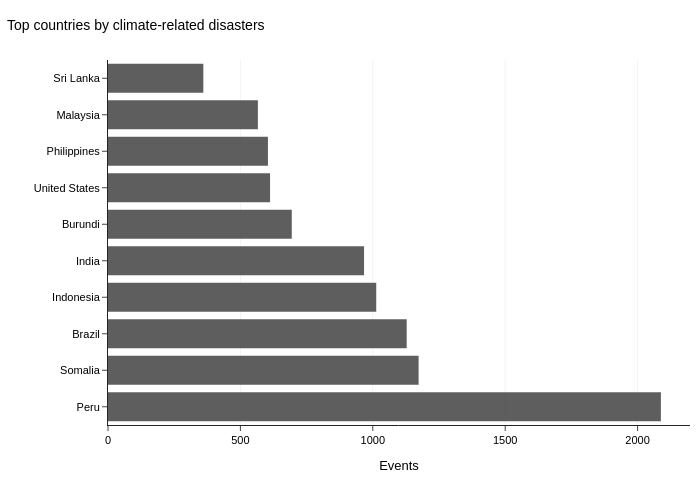

The cell this chart's notebook holds for it:
### Code cell
import numpy as np
import plotly.express as px
import pycountry # You may need to: pip install pycountry

def plot_iso3_distribution_nature(df):
    # 1. Aggregate data
    iso3_counts = df["iso3"].value_counts().reset_index()
    iso3_counts.columns = ["iso3", "count"]
    iso3_counts["log_count"] = np.log1p(iso3_counts["count"])
    
    # 2. Map ISO3 to Country Names
    def get_country_name(code):
        try:
            return pycountry.countries.get(alpha_3=code).name
        except:
            return code # Fallback to code if not found

    iso3_counts["country_name"] = iso3_counts["iso3"].apply(get_country_name)
    
    # Get top 10 for the bar chart
    top_10 = iso3_counts.nlargest(10, "count").sort_values("count")

    # --- Figure 1: Choropleth (Keep ISO3 for locations) ---
    fig_map = px.choropleth(
        iso3_counts,
        locations="iso3",
        color="log_count",
        hover_name="country_name", # Changed to country name for better UX
        hover_data={"count": True, "log_count": False, "iso3": False},
        color_continuous_scale="Greys",
    )

    fig_map.update_geos(
        projection_type="natural earth",
        showframe=False,
        showcoastlines=False,
        showland=True,
        landcolor="rgb(240,240,240)",
        bgcolor="white"
    )

    fig_map.update_layout(
        template="simple_white",
        height=560,
        width=1000,
        margin=dict(l=10, r=10, t=60, b=10),
        font=dict(family="Arial", size=11, color="black"),
        title=dict(
            text="Climate-related disaster concentration by country<br><sup>Global distribution</sup>",
            x=0.01,
            xanchor="left",
            font=dict(size=14)
        ),
        coloraxis_colorbar=dict(
            title="Log events",
            thickness=10,
            len=0.6,
            outlinewidth=0
        ),
    )

    fig_map.write_image("distribution_map.pdf", engine="kaleido")
    fig_map.show()

    # --- Figure 2: Bar chart (Use country_name for Y-axis) ---
    fig_bar = px.bar(
        top_10,
        y="country_name", # Changed from "iso3"
        x="count",
        orientation="h",
        color_discrete_sequence=["#4D4D4D"],
    )

    fig_bar.update_traces(
        marker_line_width=0,
        opacity=0.9
    )

    fig_bar.update_layout(
        template="simple_white",
        height=480,
        width=700,
        margin=dict(l=50, r=10, t=60, b=20), # Increased left margin for long names
        font=dict(family="Arial", size=11, color="black"),
        title=dict(
            text="Top countries by climate-related disasters",
            x=0.01,
            xanchor="left",
            font=dict(size=14)
        ),
        xaxis=dict(
            title="Events",
            showgrid=True,
            gridcolor="rgba(0,0,0,0.05)",
            zeroline=False
        ),
        yaxis=dict(
            title="",
            showgrid=False,
            autorange="reversed" # Optional: keeps highest at the top
        ),
        showlegend=False
    )

    fig_bar.write_image("top_10_bar.pdf", engine="kaleido")
    fig_bar.show()

    # --- Summary ---
    share = top_10["count"].sum() / iso3_counts["count"].sum() * 100
    print(f"Top 10 countries account for {share:.1f}% of events")
    print(", ".join(top_10["country_name"].tolist()))

plot_iso3_distribution_nature(df)

### Figure 1 — Plotly figure (JSON) as saved in the notebook; plotly's stock layout.template omitted (floating-point values rounded to 4 significant figures)
{"data": [{"hovertemplate": "count=%{x}<br>country_name=%{y}<extra></extra>", "legendgroup": "", "marker": {"color": "#4D4D4D", "line": {"width": 0}, "pattern": {"shape": ""}}, "name": "", "opacity": 0.9, "orientation": "h", "showlegend": false, "textposition": "auto", "type": "bar", "x": [360, 566, 604, 612, 694, 967, 1013, 1128, 1173, 2088], "xaxis": "x", "y": ["Sri Lanka", "Malaysia", "Philippines", "United States", "Burundi", "India", "Indonesia", "Brazil", "Somalia", "Peru"], "yaxis": "y"}], "layout": {"barmode": "relative", "font": {"color": "black", "family": "Arial", "size": 11}, "height": 480, "legend": {"tracegroupgap": 0}, "margin": {"b": 20, "l": 50, "r": 10, "t": 60}, "showlegend": false, "title": {"font": {"size": 14}, "text": "Top countries by climate-related disasters", "x": 0.01, "xanchor": "left"}, "width": 700, "xaxis": {"anchor": "y", "domain": [0, 1], "gridcolor": "rgba(0,0,0,0.05)", "showgrid": true, "title": {"text": "Events"}, "zeroline": false}, "yaxis": {"anchor": "x", "autorange": "reversed", "domain": [0, 1], "showgrid": false, "title": {"text": ""}}}}
